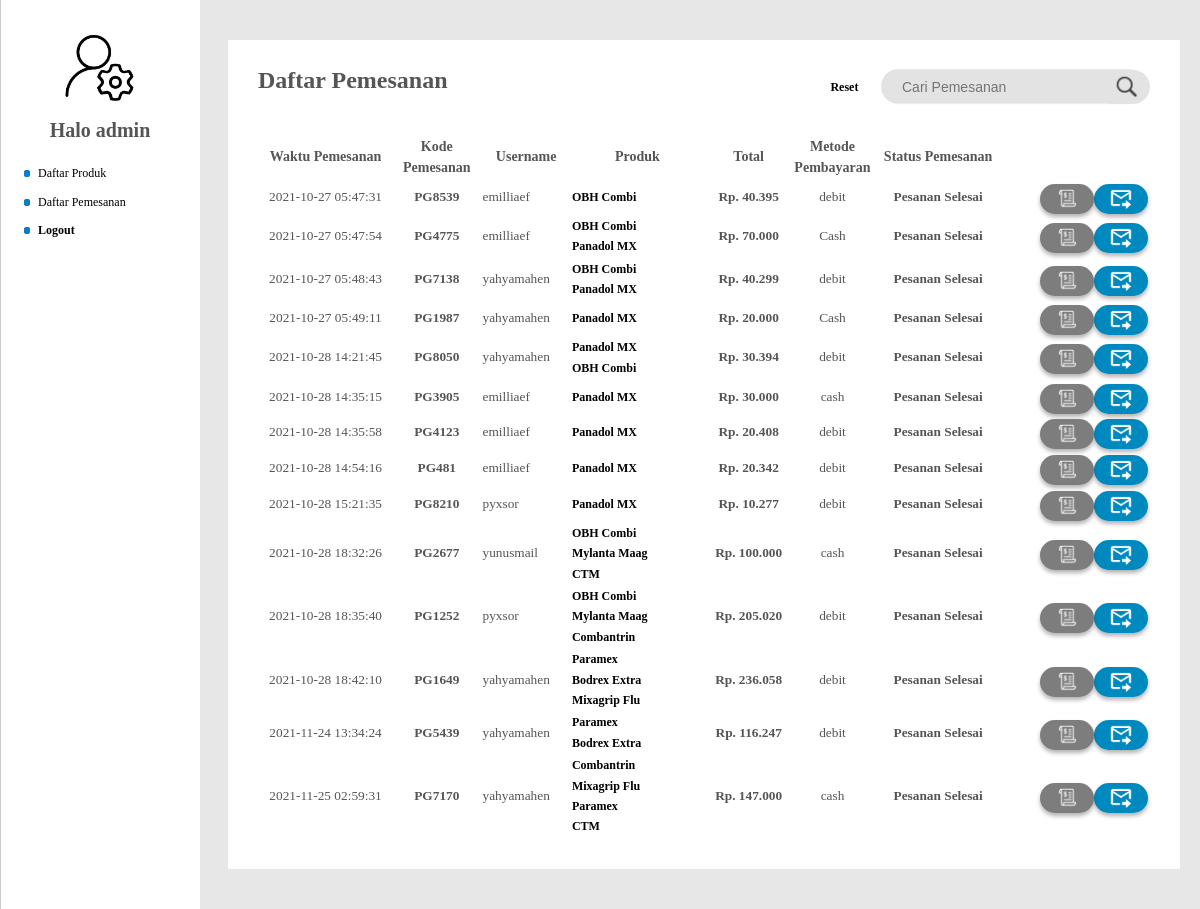
The app's page /admin/pemesanan.php (signed in) with its own data.
### tables this page shows
CREATE TABLE `pemesanan` (
  `id_pemesanan` int(11) NOT NULL,
  `kode_pemesanan` varchar(32) NOT NULL,
  `id_user` int(11) DEFAULT NULL,
  `username` varchar(64) NOT NULL,
  `id_produk` int(11) NOT NULL,
  `total_pcs` int(11) DEFAULT NULL,
  `total` int(11) DEFAULT NULL,
  `metode_pembayaran` varchar(16) DEFAULT NULL,
  `nota_pemesanan` varchar(512) DEFAULT NULL,
  `waktu_pemesanan` timestamp NULL DEFAULT NULL,
  `status_pemesanan` varchar(32) DEFAULT NULL,
  `catatan_pemesanan` varchar(255) DEFAULT NULL
);

CREATE TABLE `customers` (
  `username` varchar(64) NOT NULL,
  `PASSWORD` varchar(512) DEFAULT NULL,
  `nama_lengkap` varchar(128) DEFAULT NULL,
  `email` varchar(128) DEFAULT NULL,
  `tgl_lahir` date DEFAULT NULL,
  `gender` varchar(16) DEFAULT NULL,
  `alamat` varchar(128) DEFAULT NULL,
  `kota` varchar(64) DEFAULT NULL,
  `no_telp` varchar(16) DEFAULT NULL,
  `paypal_id` varchar(32) DEFAULT NULL
);

CREATE TABLE `produk` (
  `id_produk` int(11) NOT NULL,
  `nama_produk` varchar(128) DEFAULT NULL,
  `kategori` varchar(64) DEFAULT NULL,
  `deskripsi_produk` varchar(1024) DEFAULT NULL,
  `harga_produk` int(11) DEFAULT NULL,
  `stok_produk` int(11) DEFAULT NULL,
  `gambar` varchar(512) DEFAULT NULL
);

### admin/function.php (called while the page is built, shortened)
<?php
$conn = mysqli_connect("localhost", "root", "", "modernmeds");
function query($query)
{
   global $conn;
   $result = mysqli_query($conn, $query);
   $record = [];
   while ($data = mysqli_fetch_assoc($result)) {
      $record[] = $data;
   }
   return $record;
}

### model_pemesanan.php (called while the page is built, shortened)
<?php
if (isset($_GET['btn_search_pemesanan'])) {
   $keyword = $_GET['keyword'];
   $pemesananAll = query("SELECT * FROM pemesanan, customers, produk WHERE pemesanan.username = customers.username AND pemesanan.id_produk = produk.id_produk AND pemesanan.kode_pemesanan LIKE '%$keyword%' OR pemesanan.waktu_pemesanan LIKE '%$keyword%' OR customers.username LIKE '%$keyword%' OR pemesanan.total LIKE '%$keyword%' OR pemesanan.metode_pembayaran LIKE '%$keyword%' OR pemesanan.status_pemesanan LIKE '%$keyword%' GROUP BY pemesanan.kode_pemesanan ORDER BY pemesanan.waktu_pemesanan ASC");
} else {
   $pemesananAll = query("SELECT * FROM pemesanan, customers, produk WHERE pemesanan.username = customers.username AND pemesanan.id_produk = produk.id_produk GROUP BY pemesanan.kode_pemesanan ORDER BY pemesanan.waktu_pemesanan ASC");
}

### admin/pemesanan.php (the view, shortened to what this page needs)
<?php
require_once "function.php";
require_once "../model_pemesanan.php";
?>
<!DOCTYPE html>
<html lang="en">
<head>
   <link rel="stylesheet" href="css/style.css">
</head>
<body>
   <?php require_once "sidebar.php"; ?>
   <div id="content">
      <div style="background-color: white; padding: 30px">
         <form class="my-form" action="" method="GET" style="margin-top: -2rem; text-align:center; width:30%; height:4em; margin:auto; display:flex; float:right;">
            <input type="text" name="keyword" style="display:inline; background-color:#e3e3e3; border-radius:10rem;  padding-left: 1.4em; box-shadow: 0 0px 2px 0 rgba(0, 0, 0, 0.3)" placeholder="Cari Pemesanan ">
            <button style="background-color:#e3e3e3; width:20%; height:70%; margin-left:-3rem; display:inline; border-radius:10rem; font-weight:600" type="submit" name="btn_search_pemesanan"><img style="width: 30px; margin-top:-1em;" src="../.../../images/search_icon_2.png" alt=""></button>
         </form>
         <a href="pemesanan" style="float:right; text-decoration:none; margin:0.6em 2em 0em 0em; font-weight:600;">Reset</a>
         <div>
            <h1 style="font-size: 2em; display:inline;">Daftar Pemesanan</h1>
            <br><br><br>
            <table>
               <thead>
                  <tr style="font-size: 10.5pt;">
                     <th align="center">Waktu Pemesanan</th>
                     <th align="center">Kode Pemesanan</th>
                     <th align="center">Username</th>
                     <th align="center">Produk</th>
                     <th align="center">Total</th>
                     <th align="center">Metode Pembayaran</th>
                     <th align="center">Status Pemesanan</th>
                     <th align="center"></th>
                  </tr>
               </thead>
               <tbody>
                  <?php $i = 1;
                  foreach ($pemesananAll as $psn) : ?>
                     <tr style="font-size: 10pt;">
                        <td width="15%" align="center"><?= $psn["waktu_pemesanan"]; ?></td>
                        <td width="10%" align="center" style="font-weight: 600;"><?= $psn["kode_pemesanan"]; ?></td>
                        <td width="10%" align="left"><?= $psn["username"]; ?></td>
                        <td width="15%">
                           <?php
                           $produkAll = query("SELECT * FROM pemesanan, produk WHERE pemesanan.id_produk = produk.id_produk AND pemesanan.username = '" . $psn['username'] . "' AND pemesanan.kode_pemesanan = '" . $psn['kode_pemesanan'] . "';"); ?>
                           <?php foreach ($produkAll as $pr) : ?>
                              <a href="detail_produk?id_produk=<?= $pr['id_produk'] ?>" style="display: block; text-decoration:none;"><b> <?= $pr["nama_produk"]; ?> </b></a>
                           <?php endforeach; ?>
                        </td>
                        <td width="10%" align="center" style="font-weight: 600;"><?= "Rp. " . number_format($psn["total"], 0, ',', '.'); ?></td>
                        <td width="5%" align="center"><?= $psn["metode_pembayaran"]; ?></td>
                        <td width="15%" align="center" style="font-weight: 600;"><?= $psn["status_pemesanan"]; ?></td>
                        <td align="center">
                           <?php if ($psn['status_pemesanan'] == 'Pesanan Selesai') : ?>
                              <form class="my-form"" action=" nota" method="post">
                                 <button type="submit" class="button" style="margin-top:0.4em; font-size: 0.7em; width:auto; line-height:0em;" name="btn_kirim"><img src="../images/send_email.png" style="width:24px; margin-top:-1.4em;" alt=""></button>
                              </form>
                           <?php endif; ?>
                           <?php if ($psn['status_pemesanan'] == 'Menunggu Pembayaran') : ?>
                              <form class="my-form"" action=" nota" method="post">
                                 <input type="hidden" name="kode_pemesanan" value="<?= $psn['kode_pemesanan'] ?>">
                                 <input type="hidden" name="username" value="<?= $psn['username'] ?>">
                                 <input type="hidden" name="email" value="<?= $psn['email'] ?>">
                                 <button type="submit" class="button" style="margin-top:0.4em; font-size: 0.7em; width:auto; line-height:0em;" name="btn_konfirmasi">Konfirmasi</button>
                              </form>
                           <?php else : ?>
                              <form class="my-form" action=" nota" method="post">
                                 <button type="submit" class="button" style="margin-top:0.4em; background-color:#7d7d7d; font-size: 0.7em; width:auto; line-height:0em;" name="detail_nota"><img src="../images/inovice.png" style="width:24px; margin-top:-1.4em;" alt=""></button>
                              </form>
                           <?php endif; ?>
                        </td>
                     </tr>
                  <?php $i++;
                  endforeach ?>
               </tbody>
            </table>
         </div>
      </div>
   </div>
</body>
</html>

### admin/css/style.css (style rules this page uses)
* { margin: 0; padding: 0; font-family: Montserrat Medium; box-sizing: border-box; -o-box-sizing: border-box; -ms-box-sizing: border-box; -moz-box-sizing: border-box; -webkit-box-sizing: border-box; }
body { background-color: #ccc; }
.form input, .my-form input, select, option, textarea { font-family: "Montserrat Medium", sans-serif; outline: 0; background: #f2f2f2; width: 100%; border: 0; margin: 0 0 15px; padding: 15px; box-sizing: border-box; font-size: 14px; }
.form button, .my-form button { font-family: "Montserrat Medium", sans-serif; text-transform: uppercase; outline: 0; background: #0089bf; border-radius: 100em; width: 50%; border: 0; padding: 15px; color: #ffffff; font-size: 14px; -webkit-transition: all 0.3 ease; transition: all 0.3 ease; cursor: pointer; }
body { background: #76b852; background: -webkit-linear-gradient(right, #76b852, #8dc26f); background: -moz-linear-gradient(right, #76b852, #8dc26f); background: -o-linear-gradient(right, #76b852, #8dc26f); background: linear-gradient(to left, #76b852, #8dc26f); font-family: "Montserrat Medium", sans-serif; -webkit-font-smoothing: antialiased; -moz-osx-font-smoothing: grayscale; }
body { margin: 0; padding: 0; line-height: 1.7em; font-family: Arial, Helvetica, sans-serif; font-size: 12px; color: #555555; background: #e7e7e7; }
a:link, a:visited { color: #000000; font-size: 12px; text-decoration: none; font-weight: normal; }
img { margin: 0px; padding: 0px; border: none; }
h1 { margin: 0px; padding: 2px 0; font-size: 30px; font-weight: bold; }
#content { clear: both; margin: 0rem 0rem 0rem 13rem; padding: 40px 20px; }
.button { color: white; font-size: 12pt; border-radius: 100em; font-weight: 900; float: right; text-decoration: none; background-color: #0097d3; width: 12em; height: 3em; line-height: 2em; text-align: center; box-shadow: 0px 3px 4px rgba(0, 0, 0, 0.3); padding: 0.5em 0.9em; text-decoration: none; }

### records on screen
pemesanan: waktu_pemesanan "2021-10-27 05:47:31", kode_pemesanan "PG8539", username.username "emilliaef", id_produk.nama_produk "OBH Combi", total "40.395", metode_pembayaran "debit", status_pemesanan "Pesanan Selesai"
pemesanan: waktu_pemesanan "2021-10-27 05:47:54", kode_pemesanan "PG4775", username.username "emilliaef", id_produk.nama_produk "OBH Combi", total "70.000", metode_pembayaran "Cash", status_pemesanan "Pesanan Selesai"
pemesanan: id_produk.nama_produk "Panadol MX"
pemesanan: waktu_pemesanan "2021-10-27 05:48:43", kode_pemesanan "PG7138", username.username "yahyamahen", id_produk.nama_produk "OBH Combi", total "40.299", metode_pembayaran "debit", status_pemesanan "Pesanan Selesai"
pemesanan: id_produk.nama_produk "Panadol MX"
pemesanan: waktu_pemesanan "2021-10-27 05:49:11", kode_pemesanan "PG1987", username.username "yahyamahen", id_produk.nama_produk "Panadol MX", total "20.000", metode_pembayaran "Cash", status_pemesanan "Pesanan Selesai"
pemesanan: waktu_pemesanan "2021-10-28 14:21:45", kode_pemesanan "PG8050", username.username "yahyamahen", id_produk.nama_produk "Panadol MX", total "30.394", metode_pembayaran "debit", status_pemesanan "Pesanan Selesai"
pemesanan: id_produk.nama_produk "OBH Combi"
pemesanan: waktu_pemesanan "2021-10-28 14:35:15", kode_pemesanan "PG3905", username.username "emilliaef", id_produk.nama_produk "Panadol MX", total "30.000", metode_pembayaran "cash", status_pemesanan "Pesanan Selesai"
pemesanan: waktu_pemesanan "2021-10-28 14:35:58", kode_pemesanan "PG4123", username.username "emilliaef", id_produk.nama_produk "Panadol MX", total "20.408", metode_pembayaran "debit", status_pemesanan "Pesanan Selesai"
pemesanan: waktu_pemesanan "2021-10-28 14:54:16", kode_pemesanan "PG481", username.username "emilliaef", id_produk.nama_produk "Panadol MX", total "20.342", metode_pembayaran "debit", status_pemesanan "Pesanan Selesai"
pemesanan: waktu_pemesanan "2021-10-28 15:21:35", kode_pemesanan "PG8210", username.username "pyxsor", id_produk.nama_produk "Panadol MX", total "10.277", metode_pembayaran "debit", status_pemesanan "Pesanan Selesai"
pemesanan: waktu_pemesanan "2021-10-28 18:32:26", kode_pemesanan "PG2677", username.username "yunusmail", id_produk.nama_produk "OBH Combi", total "100.000", metode_pembayaran "cash", status_pemesanan "Pesanan Selesai"
pemesanan: id_produk.nama_produk "Mylanta Maag"
pemesanan: id_produk.nama_produk "CTM"
pemesanan: waktu_pemesanan "2021-10-28 18:35:40", kode_pemesanan "PG1252", username.username "pyxsor", id_produk.nama_produk "OBH Combi", total "205.020", metode_pembayaran "debit", status_pemesanan "Pesanan Selesai"
pemesanan: id_produk.nama_produk "Mylanta Maag"
pemesanan: id_produk.nama_produk "Combantrin"
pemesanan: waktu_pemesanan "2021-10-28 18:42:10", kode_pemesanan "PG1649", username.username "yahyamahen", id_produk.nama_produk "Paramex", total "236.058", metode_pembayaran "debit", status_pemesanan "Pesanan Selesai"
pemesanan: id_produk.nama_produk "Bodrex Extra"
pemesanan: id_produk.nama_produk "Mixagrip Flu"
pemesanan: waktu_pemesanan "2021-11-24 13:34:24", kode_pemesanan "PG5439", username.username "yahyamahen", id_produk.nama_produk "Paramex", total "116.247", metode_pembayaran "debit", status_pemesanan "Pesanan Selesai"
pemesanan: id_produk.nama_produk "Bodrex Extra"
pemesanan: waktu_pemesanan "2021-11-25 02:59:31", kode_pemesanan "PG7170", username.username "yahyamahen", id_produk.nama_produk "Combantrin", total "147.000", metode_pembayaran "cash", status_pemesanan "Pesanan Selesai"
pemesanan: id_produk.nama_produk "Mixagrip Flu"
pemesanan: id_produk.nama_produk "Paramex"
pemesanan: id_produk.nama_produk "CTM"

### other values on screen
$username "admin"
